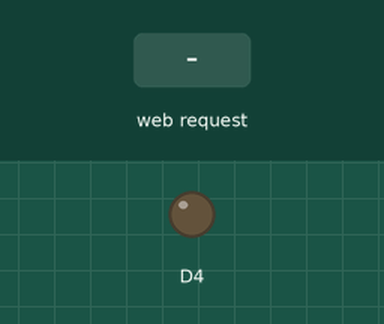
Simulated run of this sketch. Board: ESP8266 (NodeMCU). Shown: output pins drawn as LEDs (lit = HIGH). The test bench sets the inputs (shaded band). What the sketch prints to the serial monitor is not drawn.

Above: at 1.2 s.
1.3 s: HTTP request GET /led1/off received
At 1.8 s:
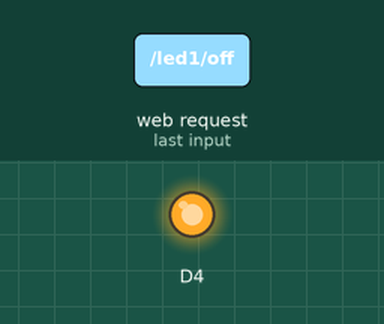
2.8 s: HTTP request GET /led1/on received
At 4.2 s:
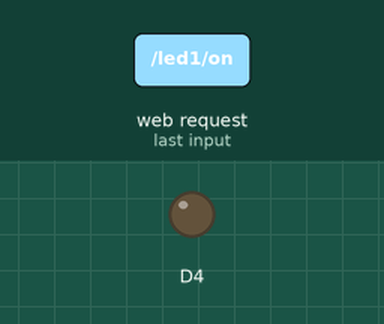
Timing chart, 0 to 5.8 s (numbered marks = the images above; inputs shaded):
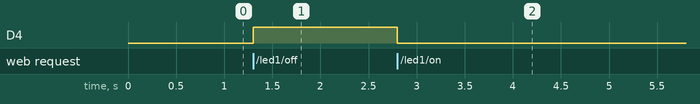

The sketch:

27_example.ino
```cpp
#ifdef ESP8266
#include <ESP8266WiFi.h>
#include <ESP8266mDNS.h>
#elif defined(ESP32)
#include <WiFi.h>
#include <ESPmDNS.h>
#else
#error "Board not found"
#endif


//#define LED1 15
//#define LED2 12

char webpage[] PROGMEM = R"=====(

<!DOCTYPE html>
<html>
<body>

<center>
<h1>My Home Automation</h1>

<h3> LED 1 </h3>
<button onclick="window.location = 'http://'+location.hostname+'/led1/on'">On</button><button onclick="window.location = 'http://'+location.hostname+'/led1/off'">Off</button>
<h3> LED 2 </h3>
<button onclick="window.location = 'http://'+location.hostname+'/led2/on'">On</button><button onclick="window.location = 'http://'+location.hostname+'/led2/off'">Off</button>

</center>
</body>
</html>

)=====";

// ipaddress/led1/on
//ipaddress/led1/off

// ipaddress/led2/on
//ipaddress/led2/off
#include <ESPAsyncWebServer.h>

AsyncWebServer server(80); // server port 80

void notFound(AsyncWebServerRequest *request)
{
  request->send(404, "text/plain", "Page Not found");
}

void setup(void)
{

  Serial.begin(115200);
  pinMode(D4,OUTPUT);
  //pinMode(LED2,OUTPUT);

  WiFi.softAP("techiesms", "");
  Serial.println("softap");
  Serial.println("");
  Serial.println(WiFi.softAPIP());


  if (MDNS.begin("ESP")) { //esp.local/
    Serial.println("MDNS responder started");
  }


  server.on("/", [](AsyncWebServerRequest * request)
  {

  request->send_P(200, "text/html", webpage);
  });

   server.on("/led1/on", HTTP_GET, [](AsyncWebServerRequest * request)
  {
    digitalWrite(D4,LOW);
  request->send_P(200, "text/html", webpage);
  });

   server.on("/led1/off", HTTP_GET, [](AsyncWebServerRequest * request)
  {
    digitalWrite(D4,HIGH);
  request->send_P(200, "text/html", webpage);
  });


  server.onNotFound(notFound);

  server.begin();  // it will start webserver
}


void loop(void)
{
}
```

Measured:
- after the input at 1.3 s, D4: LOW → HIGH at once
- after the input at 2.8 s, D4: HIGH → LOW at once
